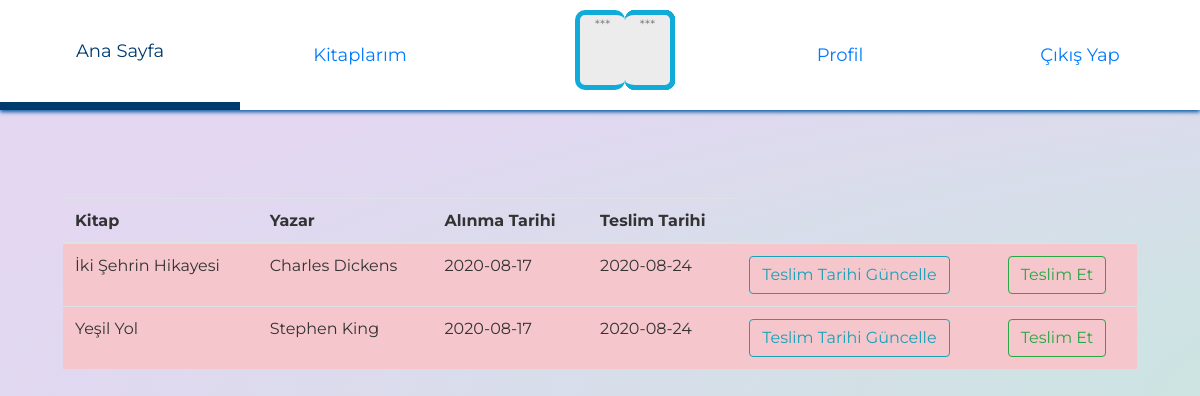
Before: /user_book (signed in) with the older database file.
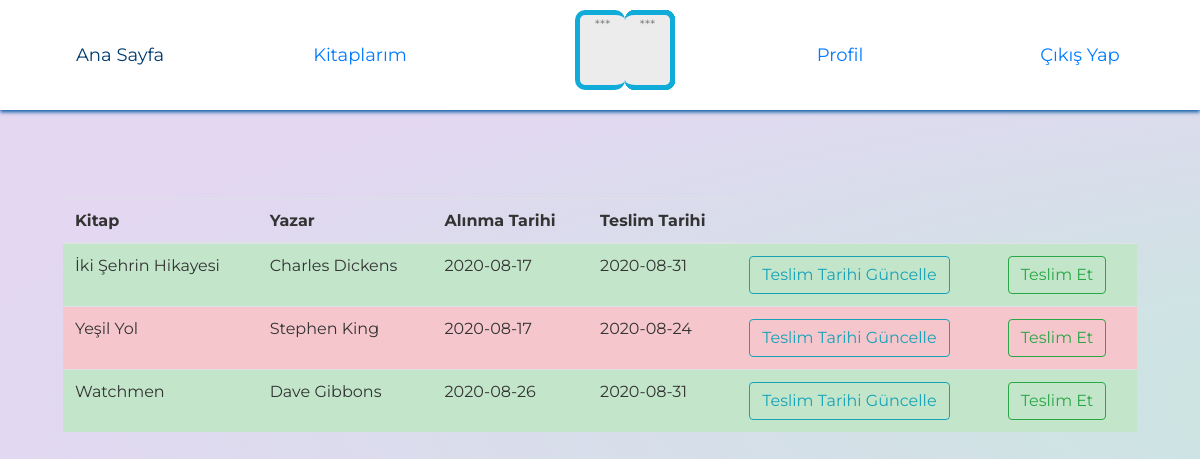
After: the same page with the newer database file.
### Models/borrow.py (models this page shows, shortened)
class Borrow(db.Model):
    __tablename__ = 'borrow'
    id = db.Column(db.Integer, primary_key=True)
    user_id = db.Column(db.Integer,db.ForeignKey('user.id'))
    book_id = db.Column(db.Integer,db.ForeignKey('book.id'))
    start_date = db.Column(db.DateTime,default=datetime.utcnow)
    end_date = db.Column(db.DateTime)

### Models/book.py (models this page shows, shortened)
class Book(db.Model):
    __tablename__ = 'book'
    id = db.Column(db.Integer, primary_key=True)
    title = db.Column(db.String(200))
    author = db.Column(db.String(200))
    type = db.Column(db.String(200),db.ForeignKey('type.id'))
    barcode = db.Column(db.Integer)
    status = db.Column(db.Boolean, default=True)

### Routes/routes.py (the view)
@routes.route("/user_book")
def user_book():
    orders = db.session.query(Borrow,Book).filter(Borrow.user_id == current_user.id).filter(Borrow.book_id== Book.id).all()
    print(orders)
    def convertdate(rdate):
        cdate=datetime.datetime.strptime(str(rdate).split(" ")[0], "%Y-%m-%d").date()
        return cdate
    time = datetime.datetime.now()
    print(time)
    return render_template("user_book.html",orders=orders,convertdate=convertdate,time=time)

### app.py (called while the page is built)
@login_manager.user_loader
def get(id):
    return User.query.get(id)

### templates/user_book.html (shortened to what this page needs)
<html>
<head>
    <link rel="stylesheet" href="https://maxcdn.bootstrapcdn.com/bootstrap/4.0.0/css/bootstrap.min.css">
    <link rel="stylesheet" type="text/css" href="../static/css/home.css" />
    <link rel="stylesheet" type="text/css" href="../static/css/search.css" />
</head>
<body>
    <div>
        <section class='header'>
            <header>
                <ul class='menu'>
                    <li class="anasayfa">
                        <a href='/home'>Ana Sayfa</a>
                    </li>
                    <li>
                        <a href='/user_book'>Kitaplarım</a>
                    </li>
                    <li>
                        <div class="logo">
                            <div class="paper">
                            </div>
                            <div class="paper">
                            </div>
                        </div>
                    </li>
                    <li>
                        <a href='/profile'>Profil</a>
                    </li>
                    <li class="logout">
                        <a href='/logout'>Çıkış Yap</a>
                    </li>
                </ul>
            </header>
        </section>
        <div style="margin-top: 150px;" class="container">
            <table class="table table-hover">
                <thead>
                    <tr>
                        <th scope="col">Kitap</th>
                        <th scope="col">Yazar</th>
                        <th scope="col">Alınma Tarihi</th>
                        <th scope="col">Teslim Tarihi</th>
                    </tr>
                </thead>
                <tbody>
                    {%for borrow,book in orders %}
                    {% if borrow.end_date < time %}
                    <tr class ="table-danger">
                        <td>{{book.title}}</td>
                        <td>{{book.author}}</td>
                        <td>{{convertdate(borrow.start_date)}}</td>
                        <td>{{convertdate(borrow.end_date)}}</td>
                        <td><a href="/postpone/{{borrow.id}}" class="btn btn-outline-info">Teslim Tarihi Güncelle</a></td>
                        <td><a href="/delivery_book/{{borrow.book_id}}" class="btn btn-outline-success">Teslim Et</a></td>
                    </tr>
                    {%else%}
                     <tr class ="table-success">
                        <td>{{book.title}}</td>
                        <td>{{book.author}}</td>
                        <td>{{convertdate(borrow.start_date)}}</td>
                        <td>{{convertdate(borrow.end_date)}}</td>
                        <td><a href="/postpone/{{borrow.id}}" class="btn btn-outline-info">Teslim Tarihi Güncelle</a></td>
                        <td><a href="/delivery_book/{{borrow.book_id}}" class="btn btn-outline-success">Teslim Et</a></td>
                    </tr>
                    {%endif%}
                    {% endfor %}
                </tbody>
            </table>
        </div>
    </div>
</body>
</html>

### static/css/home.css (style rules this page uses)
body { font-family: "Montserrat", Helvetica, sans-serif; background: radial-gradient( ellipse at center, rgba(194, 234, 219, 1) 0%, rgba(227, 215, 242, 1) 74%, rgba(227, 215, 242, 1) 74%); background-size: 300%; padding: 3em; color: #333; }
a { font-weight: 400; font-size: 18px; -webkit-transition: all 0.25s; transition: all 0.25s; }
ul { padding: 0; margin: 0; }
.header { position: fixed; top: 0; left: 0; right: 0; height: 110px; background: #fff; box-shadow: 0 2px 4px #0056a1; z-index: 2; }
.menu li { width: 20%; height: 110px; box-sizing: border-box; display: block; float: left; list-style: none; position: relative; display: table; border-bottom: 0px solid #007fed; -webkit-transition: all 0.25s; transition: all 0.25s; }
.menu li a { display: block; text-align: center; display: table-cell; vertical-align: middle; text-decoration: none; }
li .logo { position: relative; width: 40px; height: 70px; margin: 15px auto; perspective: 190px; transform-style: preserve-3d; -webkit-backface-visibility: visible; margin-left: 150px; }
.logo .paper { position: absolute; margin: auto; left: -9999px; right: -9999px; top: -9999px; bottom: -9999px; width: 50px; height: 80px; background: #ececec; border: 5px solid #10abd9; border-radius: 10px; border-left: 0; transform-origin: 0% 50%; text-align: center; color: gray; }
.logo .paper::after { content: "***"; font-size: 80%; }
.logo .paper:nth-child(2) { transform: rotateY(180deg); }
.logo .paper:nth-child(12) { animation: flip 2.5s infinite ease-in-out; animation-delay: 2.8861s; }

### static/css/search.css (style rules this page uses)
html, body { width: 100%; height: 100%; }
body { background: radial-gradient( ellipse at center, rgba(194, 234, 219, 1) 0%, rgba(227, 215, 242, 1) 74%, rgba(227, 215, 242, 1) 74%); background-size: 300%; font-family: "Montserrat", Helvetica, sans-serif; padding: 3em; color: #333; }

Changed rows visible on the page:
changed Borrow "İki Şehrin Hikayesi": end_date "2020-08-24" → "2020-08-31"
added Borrow: title "Watchmen", author "Dave Gibbons", start_date "2020-08-26", end_date "2020-08-31"
